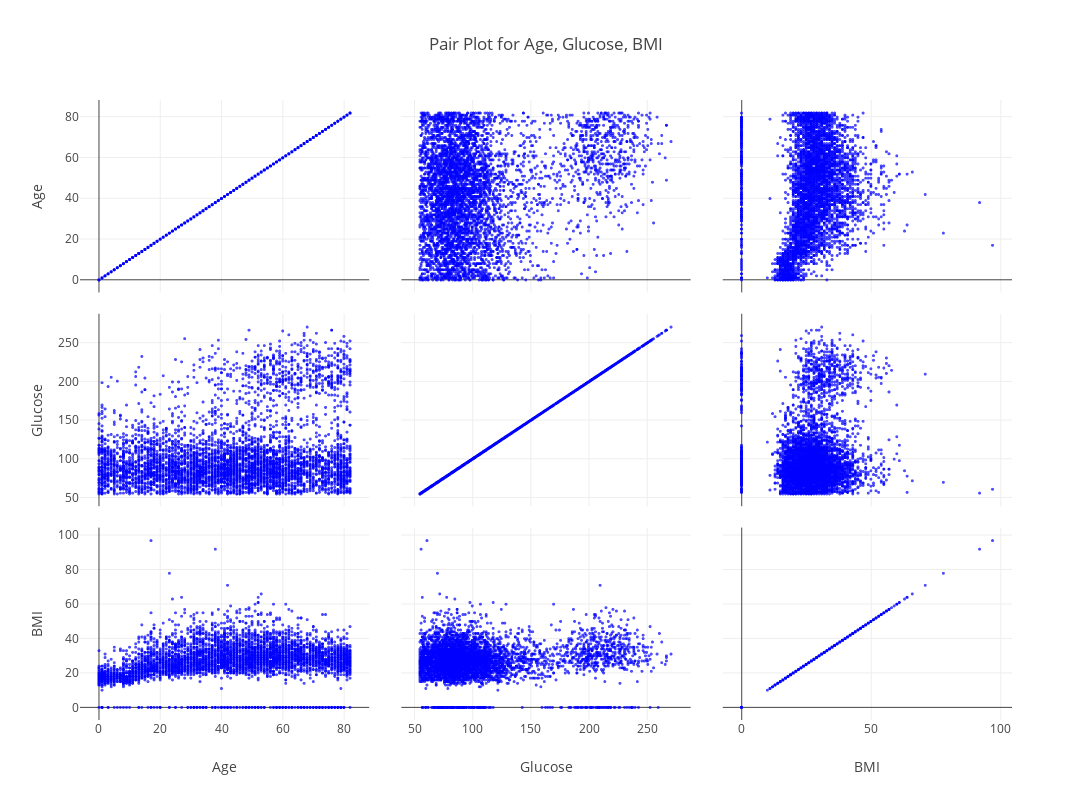

The code cell stored with this chart in its notebook:
### Markdown cell above
### Reflection
Most pairwise correlations are small (≲ 0.35); Age stands out—positively related to Hypertension, Heart Disease, and Stroke (≈0.25–0.30) and to Self-employed work (≈0.33), but strongly negative with Work_Type_children (≈−0.63), indicating that category is concentrated among younger participants. Other factors (BMI, Glucose, Smoking, Sex, Residence) show only weak or negligible linear associations with Stroke (≤ ~0.13).

### Code cell
# === 2. Scatter plots ===
import plotly.express as px

selected = ["Age","Glucose","BMI"]

fig = px.scatter_matrix(
    df[selected],
    dimensions=selected,
    title="Pair Plot for Age, Glucose, BMI",
    height=800, width=1100
)
# smaller markers for dense points
for d in fig.data:
    d.update(marker=dict(color="blue", size=3, opacity=0.7))

fig.show()

### Figure 1 — Plotly figure (JSON) as saved in the notebook; plotly's stock layout.template omitted (floating-point values rounded to 4 significant figures; data arrays with more than 128 entries replaced by an {"elided": "..."} marker saying what was removed)
{"data": [{"dimensions": [{"axis": {"matches": true}, "label": "Age", "values": {"elided": "5110 int values"}}, {"axis": {"matches": true}, "label": "Glucose", "values": {"elided": "5110 int values"}}, {"axis": {"matches": true}, "label": "BMI", "values": {"elided": "5110 int values"}}], "hovertemplate": "%{xaxis.title.text}=%{x}<br>%{yaxis.title.text}=%{y}<extra></extra>", "legendgroup": "", "marker": {"color": "blue", "opacity": 0.7, "size": 3, "symbol": "circle"}, "name": "", "showlegend": false, "type": "splom"}], "layout": {"dragmode": "select", "height": 800, "legend": {"tracegroupgap": 0}, "title": {"text": "Pair Plot for Age, Glucose, BMI"}, "width": 1100}}
